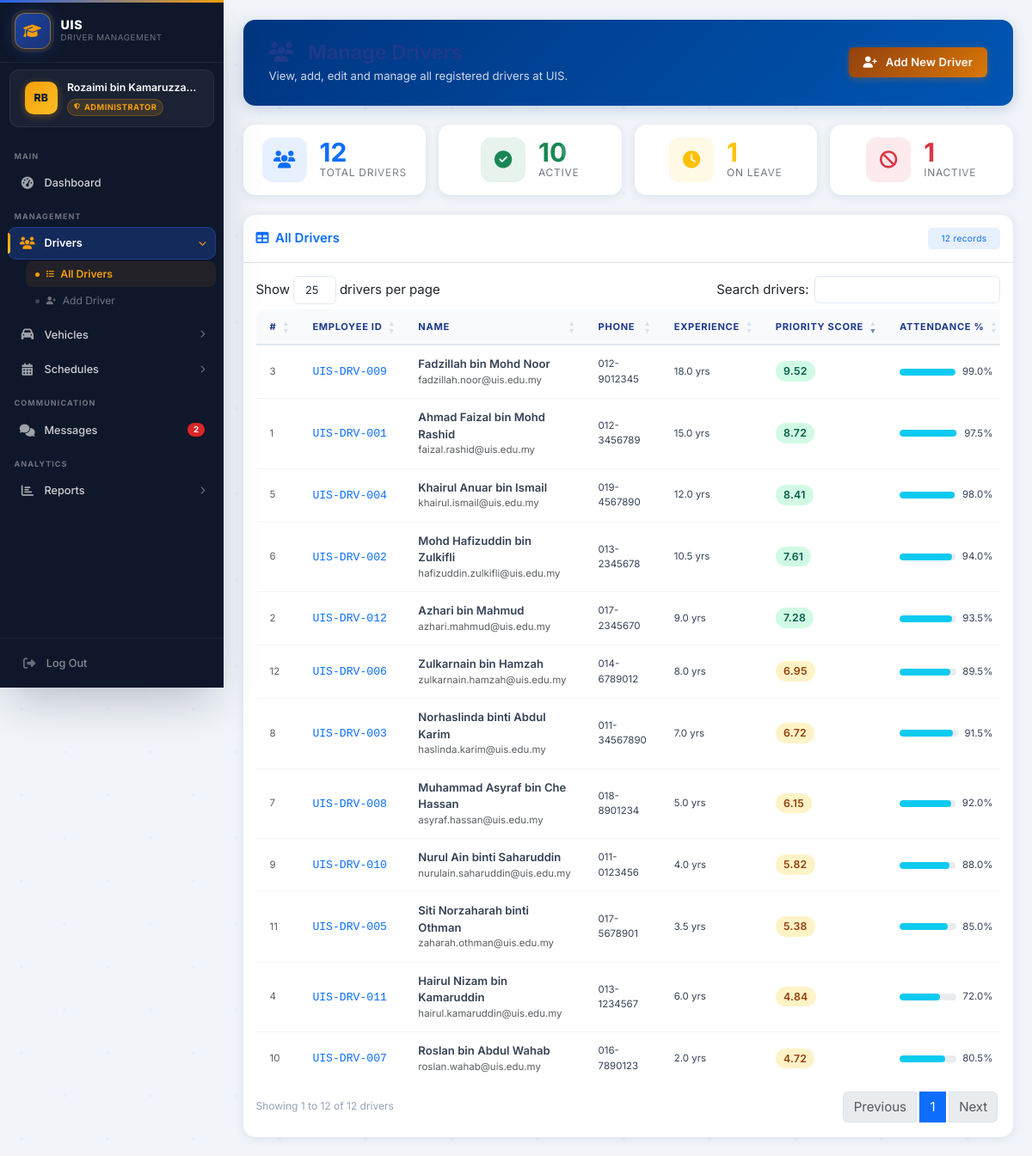
Screenshot of /admin/drivers.php (signed in) with the database file from the repository.
### tables this page shows
CREATE TABLE drivers (
    driver_id           INT             NOT NULL AUTO_INCREMENT,
    employee_id         VARCHAR(20)     NOT NULL,
    name                VARCHAR(100)    NOT NULL,
    phone               VARCHAR(20)     NULL DEFAULT NULL,
    email               VARCHAR(100)    NULL DEFAULT NULL,
    address             TEXT            NULL DEFAULT NULL,
    experience_years    DECIMAL(4,1)    NOT NULL DEFAULT 0,
    attendance_rate     DECIMAL(5,2)    NOT NULL DEFAULT 100.00 COMMENT '0-100 percentage',
    performance_score   DECIMAL(5,2)    NOT NULL DEFAULT 5.00  COMMENT '0-10 scale',
    certification_score DECIMAL(5,2)    NOT NULL DEFAULT 5.00  COMMENT '0-10 scale',
    license_number      VARCHAR(50)     NULL DEFAULT NULL,
    license_class       VARCHAR(10)     NULL DEFAULT NULL,
    license_expiry      DATE            NULL DEFAULT NULL,
    status              ENUM('active','inactive','on_leave') NOT NULL DEFAULT 'active',
    created_at          TIMESTAMP       NOT NULL DEFAULT CURRENT_TIMESTAMP,
    updated_at          TIMESTAMP       NOT NULL DEFAULT CURRENT_TIMESTAMP ON UPDATE CURRENT_TIMESTAMP,
    PRIMARY KEY (driver_id),
    UNIQUE KEY uq_drivers_employee_id (employee_id)
);

### admin/drivers.php (the view, shortened to what this page needs)
<?php
require_once '../config/database.php';
$result  = $conn->query("SELECT * FROM drivers ORDER BY name ASC");
$drivers = $result ? $result->fetch_all(MYSQLI_ASSOC) : [];
$total    = count($drivers);
$active   = 0;
$on_leave = 0;
$inactive = 0;
foreach ($drivers as &$d) {
    switch ($d['status']) {
        case 'active':   $active++;   break;
        case 'on_leave': $on_leave++; break;
        case 'inactive': $inactive++; break;
    }
}
?>
<!DOCTYPE html>
<html lang="en">
<head>
    <link href="https://cdn.jsdelivr.net/npm/bootstrap@5.3.0/dist/css/bootstrap.min.css" rel="stylesheet">
    <link href="https://cdnjs.cloudflare.com/ajax/libs/font-awesome/6.4.0/css/all.min.css" rel="stylesheet">
    <link href="https://cdn.datatables.net/1.13.6/css/dataTables.bootstrap5.min.css" rel="stylesheet">
    <link href="<?php echo SITE_URL; ?>/assets/css/style.css" rel="stylesheet">
</head>
<body>
<?php include '../includes/sidebar.php'; ?>
<main class="main-content p-4">
    <div class="page-header d-flex justify-content-between align-items-center flex-wrap gap-3">
        <div>
            <h1><i class="fas fa-users me-2" aria-hidden="true"></i>Manage Drivers</h1>
            <p>View, add, edit and manage all registered drivers at UIS.</p>
        </div>
        <a href="<?php echo SITE_URL; ?>/admin/add_driver.php" class="btn btn-warning fw-semibold">
            <i class="fas fa-user-plus me-1" aria-hidden="true"></i> Add New Driver
        </a>
    </div>
    <div class="row g-3 mb-4">
        <div class="col-6 col-md-3">
            <div class="card stat-card h-100 p-3">
                <div class="d-flex align-items-center gap-3">
                    <div class="stat-icon bg-primary bg-opacity-10 text-primary">
                        <i class="fas fa-users" aria-hidden="true"></i>
                    </div>
                    <div>
                        <div class="stat-value text-primary"><?php echo $total; ?></div>
                        <div class="stat-label">Total Drivers</div>
                    </div>
                </div>
            </div>
        </div>
        <div class="col-6 col-md-3">
            <div class="card stat-card h-100 p-3">
                <div class="d-flex align-items-center gap-3">
                    <div class="stat-icon bg-success bg-opacity-10 text-success">
                        <i class="fas fa-circle-check" aria-hidden="true"></i>
                    </div>
                    <div>
                        <div class="stat-value text-success"><?php echo $active; ?></div>
                        <div class="stat-label">Active</div>
                    </div>
                </div>
            </div>
        </div>
        <div class="col-6 col-md-3">
            <div class="card stat-card h-100 p-3">
                <div class="d-flex align-items-center gap-3">
                    <div class="stat-icon bg-warning bg-opacity-10 text-warning">
                        <i class="fas fa-clock" aria-hidden="true"></i>
                    </div>
                    <div>
                        <div class="stat-value text-warning"><?php echo $on_leave; ?></div>
                        <div class="stat-label">On Leave</div>
                    </div>
                </div>
            </div>
        </div>
        <div class="col-6 col-md-3">
            <div class="card stat-card h-100 p-3">
                <div class="d-flex align-items-center gap-3">
                    <div class="stat-icon bg-danger bg-opacity-10 text-danger">
                        <i class="fas fa-ban" aria-hidden="true"></i>
                    </div>
                    <div>
                        <div class="stat-value text-danger"><?php echo $inactive; ?></div>
                        <div class="stat-label">Inactive</div>
                    </div>
                </div>
            </div>
        </div>
    </div>
    <div class="card table-card">
        <div class="card-body p-0">
            <div class="p-3 border-bottom d-flex align-items-center justify-content-between flex-wrap gap-2">
                <h6 class="mb-0 fw-semibold text-primary">
                    <i class="fas fa-table me-1" aria-hidden="true"></i> All Drivers
                </h6>
                <span class="badge bg-primary bg-opacity-10 text-primary fw-normal px-3 py-2">
                    <?php echo $total; ?> record<?php echo $total !== 1 ? 's' : ''; ?>
                </span>
            </div>
            <div class="p-3">
                <div class="table-responsive">
                    <table id="driversTable" class="table table-hover align-middle mb-0">
                        <thead>
                            <tr>
                                <th>#</th>
                                <th>Employee ID</th>
                                <th>Name</th>
                                <th>Phone</th>
                                <th>Experience</th>
                                <th>Priority Score</th>
                                <th>Attendance %</th>
                            </tr>
                        </thead>
                        <tbody>
                        <?php foreach ($drivers as $i => $d): ?>
                            <?php
                                $score     = $d['priority_score'];
                                $scoreClass = 'priority-low';
                                if ($score >= 7)      $scoreClass = 'priority-high';
                                elseif ($score >= 4)  $scoreClass = 'priority-medium';
                            ?>
                            <tr>
                                <td class="text-muted small"><?php echo $i + 1; ?></td>
                                <td>
                                    <span class="fw-medium text-primary font-monospace">
                                        <?php echo htmlspecialchars($d['employee_id']); ?>
                                    </span>
                                </td>
                                <td>
                                    <div class="fw-semibold"><?php echo htmlspecialchars($d['name']); ?></div>
                                    <div class="small text-muted"><?php echo htmlspecialchars($d['email'] ?? ''); ?></div>
                                </td>
                                <td class="small"><?php echo htmlspecialchars($d['phone']); ?></td>
                                <td class="small">
                                    <?php echo number_format((float)$d['experience_years'], 1); ?> yr<?php echo (float)$d['experience_years'] != 1 ? 's' : ''; ?>
                                </td>
                                <td>
                                    <span class="badge-priority <?php echo $scoreClass; ?>">
                                        <?php echo number_format($score, 2); ?>
                                    </span>
                                </td>
                                <td>
                                    <div class="d-flex align-items-center gap-2">
                                        <div class="score-bar flex-grow-1" style="max-width:70px;">
                                            <div class="score-bar-fill bg-info"
                                                 style="width:<?php echo min(100, (float)$d['attendance_rate']); ?>%"></div>
                                        </div>
                                        <span class="small"><?php echo number_format((float)$d['attendance_rate'], 1); ?>%</span>
                                    </div>
                                </td>
                            </tr>
                        <?php endforeach; ?>
                        </tbody>
                    </table>
                </div>
            </div>
        </div>
    </div>
</main>
</body>
</html>

### admin/drivers.php (style rules this page uses)
.stat-card { border: none; border-radius: 14px; box-shadow: 0 2px 12px rgba(0,53,128,.10); transition: transform .2s, box-shadow .2s; }
.stat-card .stat-icon { width: 52px; height: 52px; border-radius: 12px; display: flex; align-items: center; justify-content: center; font-size: 1.35rem; }
.stat-value { font-size: 2rem; font-weight: 700; line-height: 1; }
.stat-label { font-size: .8rem; text-transform: uppercase; letter-spacing: .06em; color: #6c757d; }
.table-card { border: none; border-radius: 14px; overflow: hidden; box-shadow: 0 2px 12px rgba(0,53,128,.10); }
.table thead th { background: #f8f9fb; font-size: .78rem; text-transform: uppercase; letter-spacing: .06em; color: #4b5563; border-bottom: 2px solid #e5e7eb; white-space: nowrap; }
.badge-priority { font-size: .82rem; font-weight: 600; border-radius: 20px; padding: .35em .75em; letter-spacing: .02em; }
.priority-high { background: #d1fae5; color: #065f46; }
.priority-medium { background: #fef3c7; color: #92400e; }
.page-header { background: linear-gradient(135deg, #003580 0%, #0056b3 100%); border-radius: 14px; color: #fff; padding: 1.6rem 2rem; margin-bottom: 1.5rem; box-shadow: 0 4px 16px rgba(0,53,128,.20); }
.page-header h1 { font-size: 1.55rem; font-weight: 700; margin: 0; }
.page-header p { margin: .3rem 0 0; opacity: .8; font-size: .88rem; }
.score-bar { height: 8px; border-radius: 4px; background: #e9ecef; overflow: hidden; }
.score-bar-fill { height: 100%; border-radius: 4px; transition: width .6s ease; }

### rows the page displays
drivers: employee "UIS-DRV-001", name "Ahmad Faizal bin Mohd Rashid", email "faizal.rashid@uis.edu.my", phone "012-3456789", experience_years "15.0", score "8.72", attendance_rate "97.5"
drivers: employee "UIS-DRV-012", name "Azhari bin Mahmud", email "azhari.mahmud@uis.edu.my", phone "017-2345670", experience_years "9.0", score "7.28", attendance_rate "93.5"
drivers: employee "UIS-DRV-009", name "Fadzillah bin Mohd Noor", email "fadzillah.noor@uis.edu.my", phone "012-9012345", experience_years "18.0", score "9.52", attendance_rate "99.0"
drivers: employee "UIS-DRV-011", name "Hairul Nizam bin Kamaruddin", email "hairul.kamaruddin@uis.edu.my", phone "013-1234567", experience_years "6.0", score "4.84", attendance_rate "72.0"
drivers: employee "UIS-DRV-004", name "Khairul Anuar bin Ismail", email "khairul.ismail@uis.edu.my", phone "019-4567890", experience_years "12.0", score "8.41", attendance_rate "98.0"
drivers: employee "UIS-DRV-002", name "Mohd Hafizuddin bin Zulkifli", email "hafizuddin.zulkifli@uis.edu.my", phone "013-2345678", experience_years "10.5", score "7.61", attendance_rate "94.0"
drivers: employee "UIS-DRV-008", name "Muhammad Asyraf bin Che Hassan", email "asyraf.hassan@uis.edu.my", phone "018-8901234", experience_years "5.0", score "6.15", attendance_rate "92.0"
drivers: employee "UIS-DRV-003", name "Norhaslinda binti Abdul Karim", email "haslinda.karim@uis.edu.my", phone "011-34567890", experience_years "7.0", score "6.72", attendance_rate "91.5"
drivers: employee "UIS-DRV-010", name "Nurul Ain binti Saharuddin", email "nurulain.saharuddin@uis.edu.my", phone "011-0123456", experience_years "4.0", score "5.82", attendance_rate "88.0"
drivers: employee "UIS-DRV-007", name "Roslan bin Abdul Wahab", email "roslan.wahab@uis.edu.my", phone "016-7890123", experience_years "2.0", score "4.72", attendance_rate "80.5"
drivers: employee "UIS-DRV-005", name "Siti Norzaharah binti Othman", email "zaharah.othman@uis.edu.my", phone "017-5678901", experience_years "3.5", score "5.38", attendance_rate "85.0"
drivers: employee "UIS-DRV-006", name "Zulkarnain bin Hamzah", email "zulkarnain.hamzah@uis.edu.my", phone "014-6789012", experience_years "8.0", score "6.95", attendance_rate "89.5"

### other values shown
$initials "RB"
$full_name "Rozaimi bin Kamaruzza…"
$role_label "ADMINISTRATOR"
$_unread_msgs "2"
$total "12"
$active "10"
$on_leave "1"
$inactive "1"
